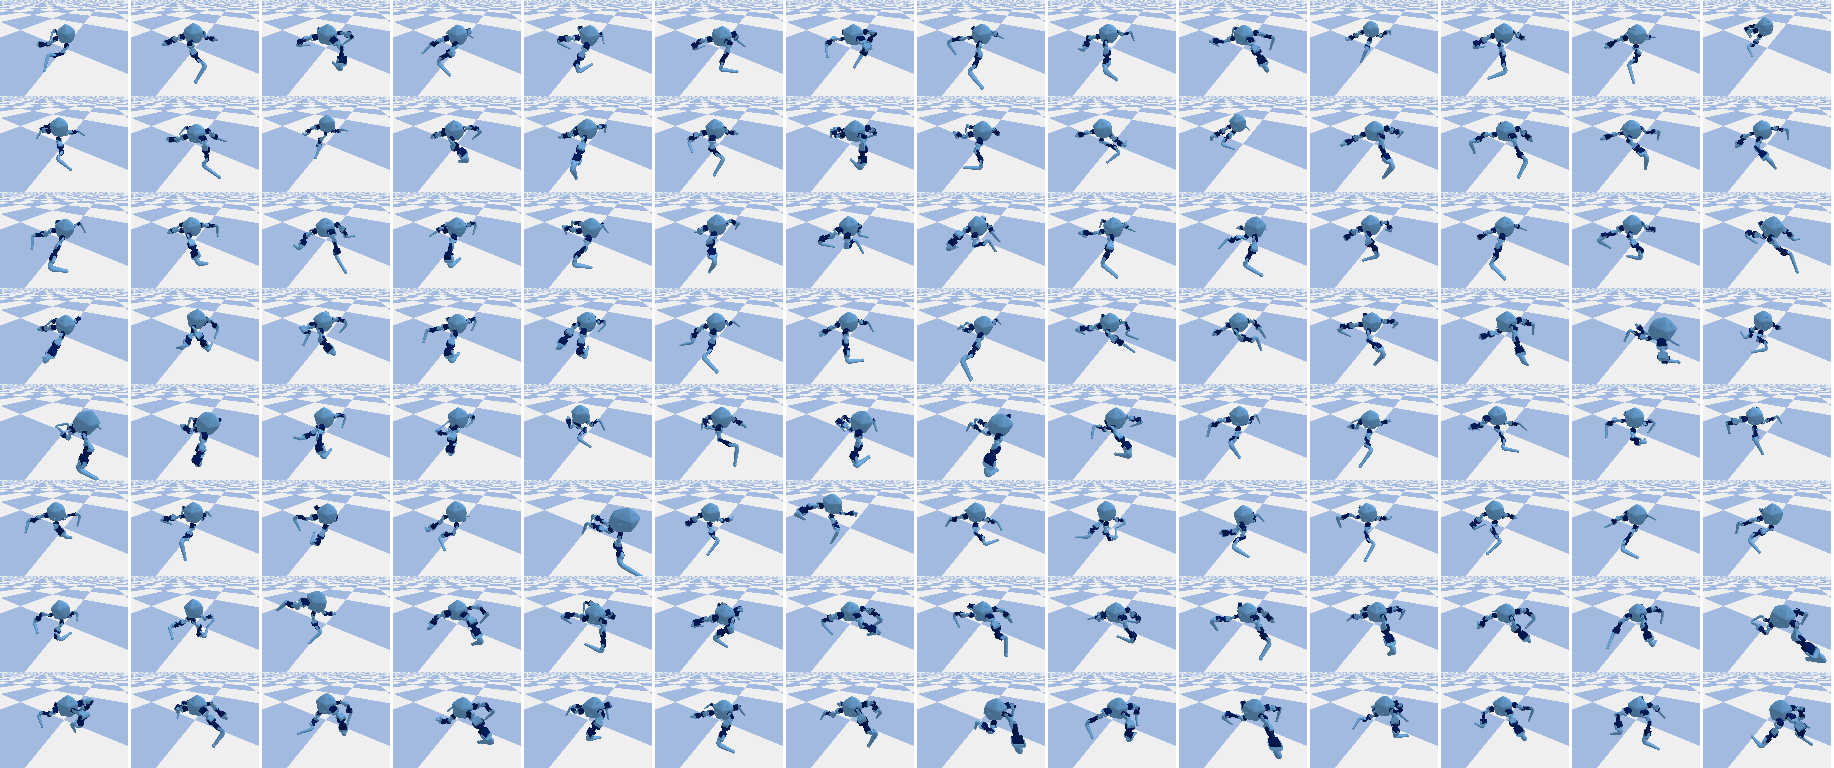

The script that saved this image:
import matplotlib.pyplot as plt
import os
import numpy as np
import cv2
img_list = os.listdir('img')
all_img = []

row_num = 14
col_num = 8
for i in range(col_num):
    img_row = []
    for j in range(row_num):
        img = plt.imread('img/'+img_list[j+i*row_num])
        paddings = np.zeros((img.shape[0],30,4),dtype=img.dtype)

        img_row.append(img)
        img_row.append(paddings)
    img_row = np.hstack(img_row)
    all_img.append(img_row)
all_img = np.vstack(all_img)
row_shape, col_shape = all_img.shape[:2]
row_shape,col_shape = row_shape//10,col_shape//10

all_img = cv2.resize(all_img,(col_shape, row_shape))
# plt.imshow(all_img)
plt.imsave('comb.png',all_img)

